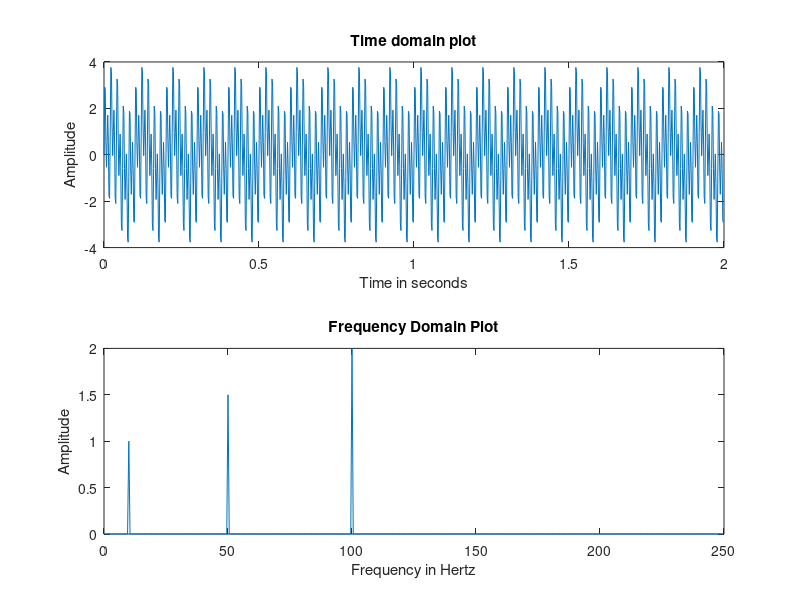
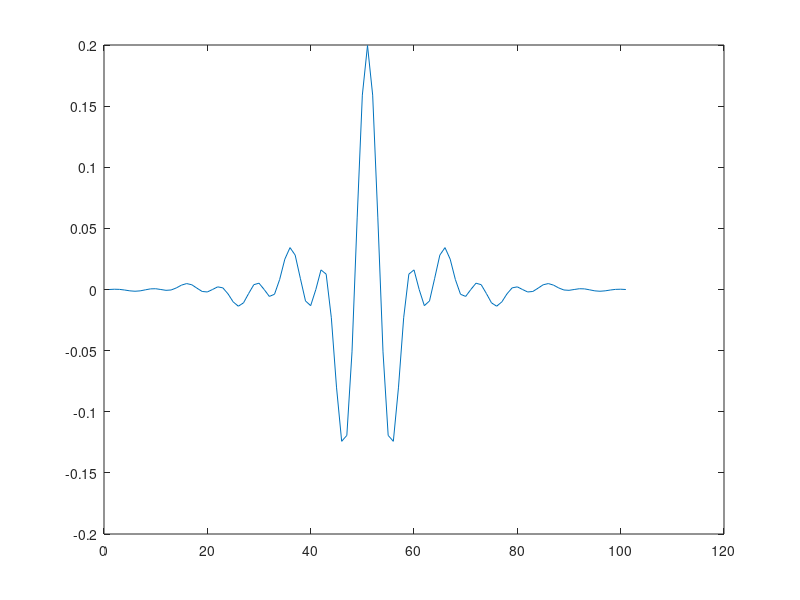
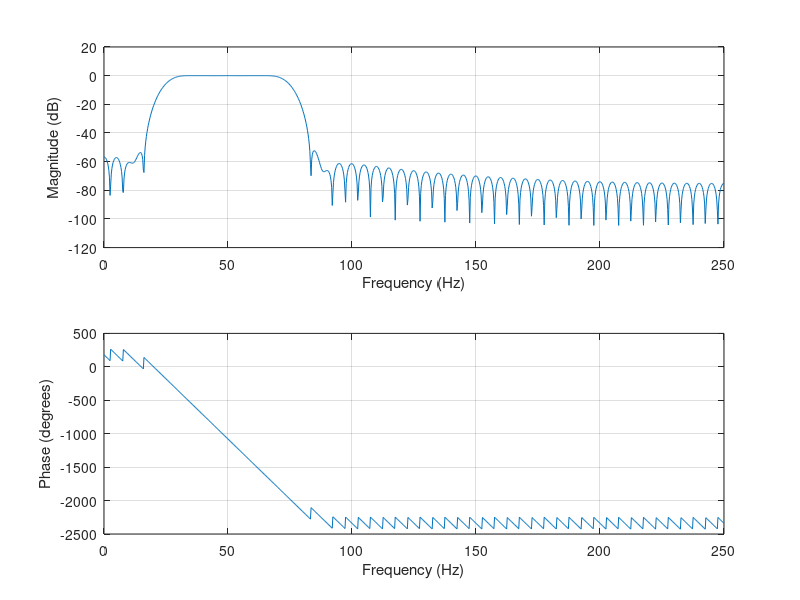
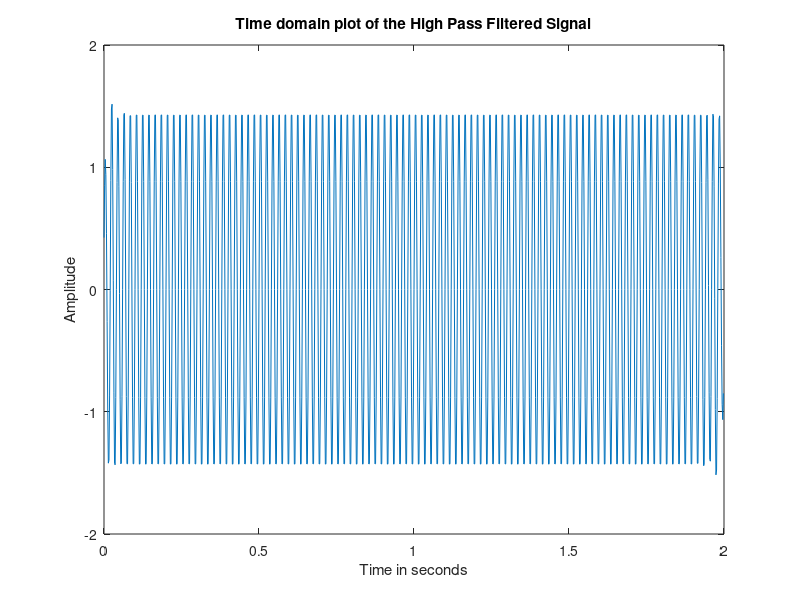

These charts were generated, in order, by the following MATLAB code:
clc 
close all 
clear all 
fs = 500; 
duration =2; 
N = fs*duration; 
t = 0:1/fs:duration - 1/fs; 
f1 =10; 
f2= 50; 
f3= 100; 
x = sin(2*pi*f1*t)+ 1.5*sin(2*pi*f2*t)+2*sin(2*pi*f3*t); 
figure(1); 
subplot(211); 
plot(t,x); 
title('Time domain plot'); 
xlabel('Time in seconds'); 
ylabel('Amplitude'); 
X = fft(x); 
X_oneside = X(1:N/2); 
f= fs*(0: N/2 -1)/N; 
X_meg = abs(X_oneside)/(N/2); 
subplot(212); 
plot(f, X_meg); 
xlabel('Frequency in Hertz'); 
ylabel('Amplitude'); 
title('Frequency Domain Plot'); 
Ntaps = 100; 
fc1= 25;
fc2=75;
wc1 = fc1/(fs/2); 
wc2 = fc2/(fs/2); 
h= fir1(Ntaps, [wc1,wc2], 'bandpass', hamming (Ntaps+1)) 
figure(2); 
plot(h); 
figure(3); 
freqz (h, 1, 1024, fs) 
output1 = conv(x,h, 'same'); 
figure(4); 
plot(t, output1); 
title('Time domain plot of the High Pass Filtered Signal'); 
xlabel('Time in seconds'); 
ylabel('Amplitude'); 
Output1 =fft(output1); 
Output1_oneside = Output1(1:N/2); 
f = fs*(0: N/2 -1)/N; 
Output1_meg= abs (Output1_oneside)/(N/2); 
figure(5);
plot(f, Output1_meg); 
xlabel('Frequency in Hertz'); 
ylabel('Amplitude'); 
title('Frequency Domain Plot');